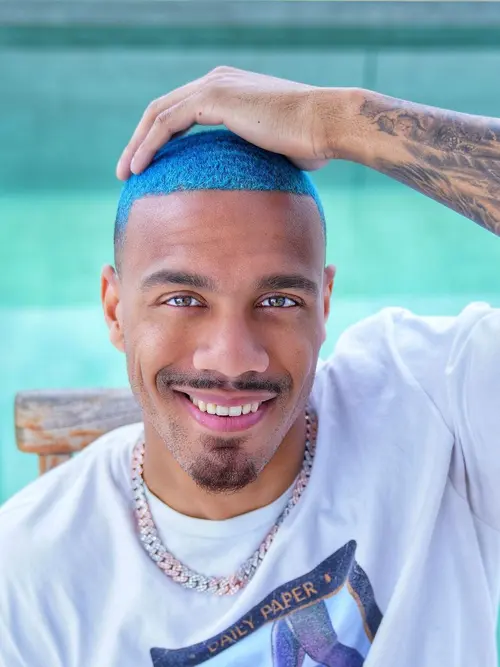
#> input picture gambar-5.jpg, 500 x 667 px, given in place of the camera
$ python I2_ColorPicker.py
#> lines starting #> are read from the running program, lines starting #| are printed output that depends on the picture; after the words box and inside, x2 and y2 are one past the last pixel; in counts of white or black regions, pixels touching at a corner belong together
import cv2
import numpy as np

def nothing(x):
    pass

# Open a connection to the webcam
cam = cv2.VideoCapture(0)

if not cam.isOpened():
    print("Error: Could not open webcam.")
    exit()

# Create a window named "Trackbars" for the trackbars
cv2.namedWindow("Trackbars")

# Create trackbars for adjusting the HSV color space
cv2.createTrackbar("L-H", "Trackbars", 0, 179, nothing)
#> slider 'L-H' is set to 35
cv2.createTrackbar("L-S", "Trackbars", 0, 255, nothing)
#> slider 'L-S' is set to 51
cv2.createTrackbar("L-V", "Trackbars", 0, 255, nothing)
#> slider 'L-V' is set to 51
cv2.createTrackbar("U-H", "Trackbars", 179, 179, nothing)
cv2.createTrackbar("U-S", "Trackbars", 255, 255, nothing)
cv2.createTrackbar("U-V", "Trackbars", 255, 255, nothing)

while True:
    # Capture a frame from the webcam
    ret, frame = cam.read()
#> frame is the input picture: shape (667, 500, 3); mean B, G, R 187.4, 174, 152.2
    if not ret:
        print("Error: Could not read frame.")
        break

    # Convert the frame from BGR to HSV color space
    hsv = cv2.cvtColor(frame, cv2.COLOR_BGR2HSV)
#> hsv: shape (667, 500, 3); mean H, S, V 94.3, 79.2, 199.2

    # Get the current positions of the trackbars
    l_h = cv2.getTrackbarPos("L-H", "Trackbars")
    l_s = cv2.getTrackbarPos("L-S", "Trackbars")
    l_v = cv2.getTrackbarPos("L-V", "Trackbars")
    u_h = cv2.getTrackbarPos("U-H", "Trackbars")
    u_s = cv2.getTrackbarPos("U-S", "Trackbars")
    u_v = cv2.getTrackbarPos("U-V", "Trackbars")

    # Define the lower and upper bounds of the color to track
    lower_color = np.array([l_h, l_s, l_v])
    upper_color = np.array([u_h, u_s, u_v])

    # Create a mask to filter out the specified color
    mask = cv2.inRange(hsv, lower_color, upper_color)
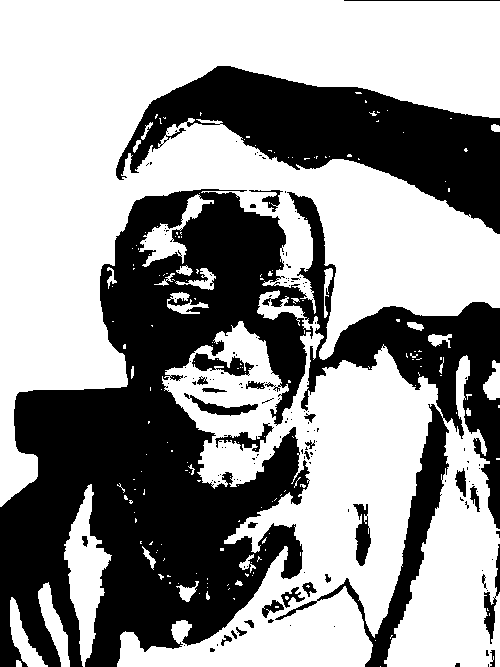
#> mask: shape (667, 500); 59.4% white; 153 black regions (123 under 20 px), largest, box (x1, y1, x2, y2) and area: (0, 189, 500, 667) 103273, (116, 66, 500, 234) 27148, (192, 353, 254, 376) 687

    # Apply the mask to the original frame
    result = cv2.bitwise_and(frame, frame, mask=mask)
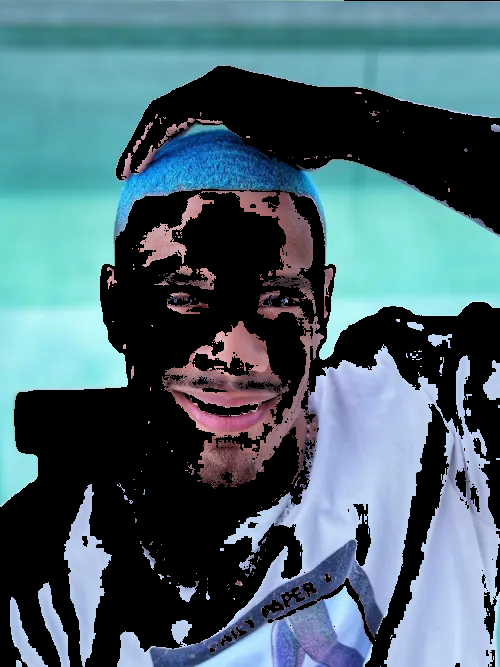
#> result: shape (667, 500, 3); mean B, G, R 113.2, 102.8, 75.7

    # Display the original frame, mask, and result
    cv2.imshow("Frame", frame)
    cv2.imshow("Mask", mask)
    cv2.imshow("Result", result)

    # Break the loop if the 'Esc' key is pressed
    key = cv2.waitKey(1)
#> (key Esc is pressed here)
    if key == 27:  # ASCII value for 'Esc' key is 27
        break

# Release the webcam and close all OpenCV windows
cam.release()
cv2.destroyAllWindows()

$ run again, on gambar.jpg
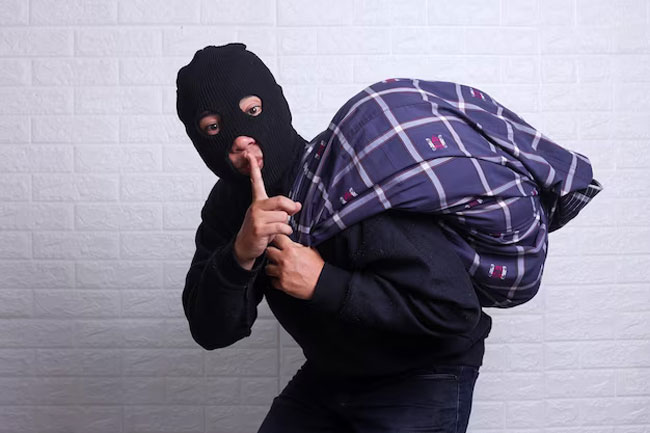
#> input picture gambar.jpg, 650 x 433 px, given in place of the camera
#> frame is the input picture: shape (433, 650, 3); mean B, G, R 152.2, 136.5, 140.5
#> hsv: shape (433, 650, 3); mean H, S, V 122.8, 48.8, 153.6
#> `mask = cv2.inRange(hsv, lower_color, upper_color)`:
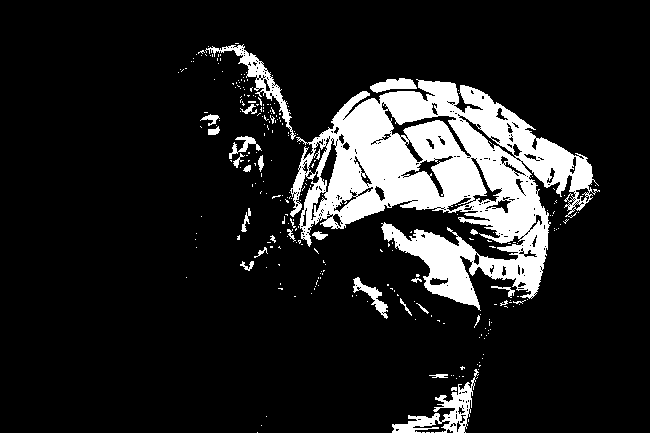
#> mask: shape (433, 650); 13.3% white; 277 white regions (249 under 20 px), largest, box (x1, y1, x2, y2) and area: (290, 79, 600, 311) 31998, (392, 369, 479, 433) 1502, (205, 44, 296, 140) 1170
#> `result = cv2.bitwise_and(frame, frame, mask=mask)`:
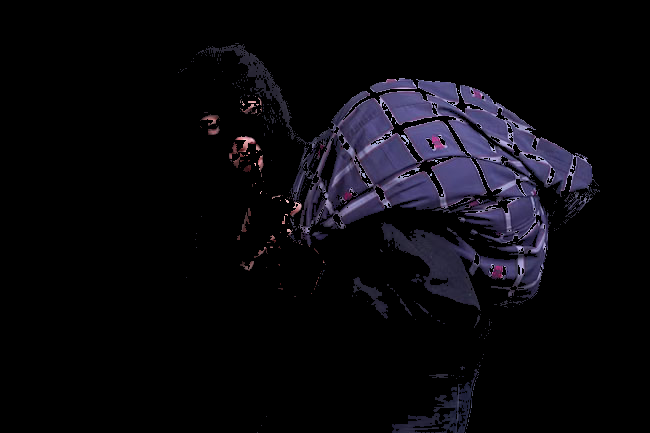
#> result: shape (433, 650, 3); mean B, G, R 13.6, 8.9, 9.9
